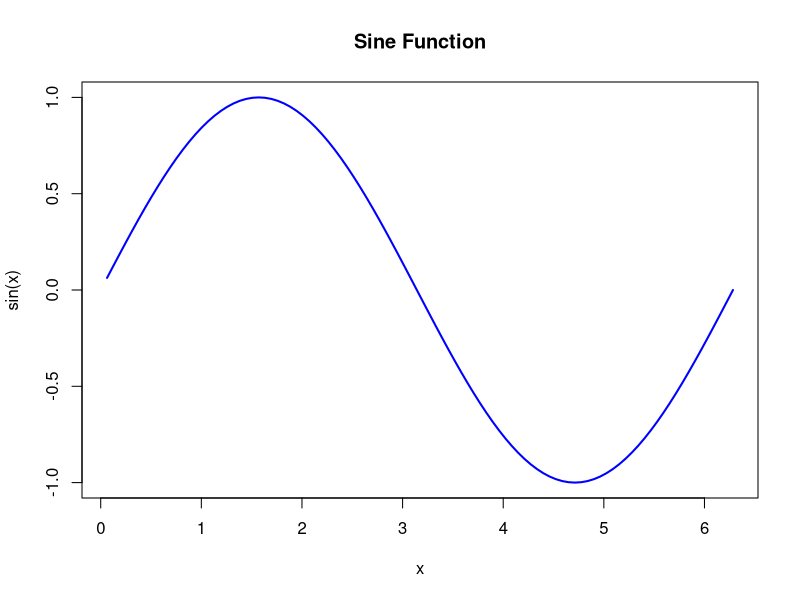
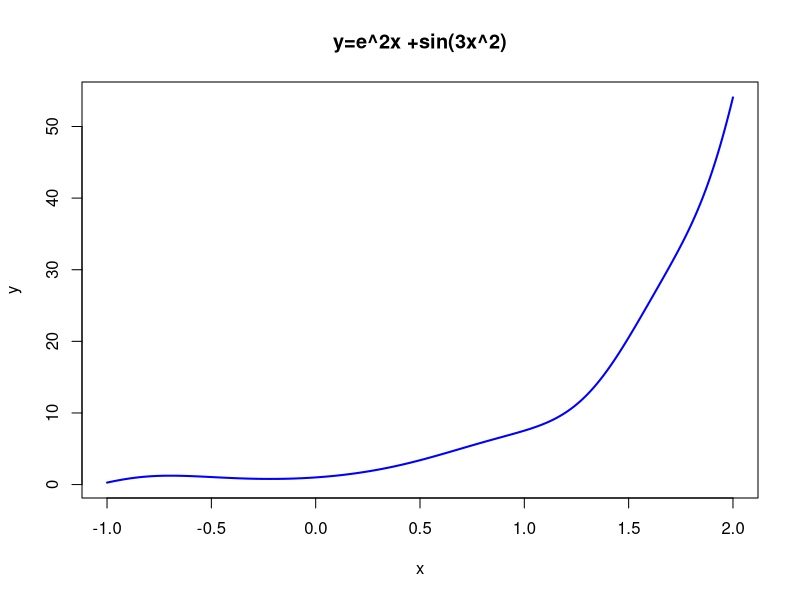

These charts were generated, in order, by the following R code: (Note: this script raises an error after producing the figures.)
# R的常用函数练习

# 1.初识R
x1 <- 1:100
x2 <-  x1*2*pi/100
y <- sin(x2)
plot(x2, y , type = "l", col = "blue", lwd = 2,
     xlab = "x",ylab = "sin(x)",main = "Sine Function")

# 练习画出 在[-1，2]上画y=e^2x +sin(3x^2)的图形
x1 <- -100:200
x <- x1/100
y <- exp(2*x) + sin(3*x^2)
plot(x, y , type = "l", col = "blue", lwd = 2,
     xlab = "x",ylab = "y",main = "y=e^2x +sin(3x^2)")

# 一些其他的常见数学函数
# 1.2.绝对值和平方根
abs(-1) # 绝对值
sqrt(4) # 平方根
# 1.3.对数函数与指数函数
log(2) # 自然对数
log2(4) # 以2为底的对数
log10(100) # 以10为底的对数
exp(2) # 自然指数
# 1.4.三角函数
sin(pi/2) # 正弦
cos(pi/2) # 余弦
tan(pi/4) # 正切
# 1.5.反三角函数
asin(1) # 反正弦
acos(0) # 反余弦
atan(1) # 反正切
# 1.6.统计量函数
max(1,2,3) # 最大值
min(1,2,3) # 最小值
sum(1,2,3) # 求和
mean(c(1,2,3)) # 平均值
var() # 方差
sd() # 标准差
range()  # 范围
median() # 中位数
IQR() # 四分位数
sort() # 排序
order() # 排序
rank() # 排名
ave() # 平均值
fivenum() # 五数概括
mad() # 中位数绝对偏差
quantile() # 分位数
stem() # 茎叶图


# R的数据类型


# 2.1.向量
x <- c(1,2,3,4,5) # 创建一个向量
x <- c(1:5) # 创建一个向量

x <- seq(-10, 10, length= 30)
y <- x
f <- function(x,y) { r <- sqrt(x^2+y^2); 10 * sin(r)/r }
z <- outer(x, y, f)
z[is.na(z)] <- 1
persp(x, y, z, theta = 30, phi = 30, expand = 0.5, col = "lightblue")

?floor()

?cor()

?lm()

library(ggplot2)
cars <- mpg[mpg$cyl != 5, ]
cars$Cylinders <- factor(cars$cyl)
cars$Year <- factor(cars$year)

ggplot(cars, aes(x=Cylinders, y=cty)) +
  geom_boxplot() +
  labs(x="Number of Cylinders", y="Miles Per Gallon", title ="Car Mileage Data")
